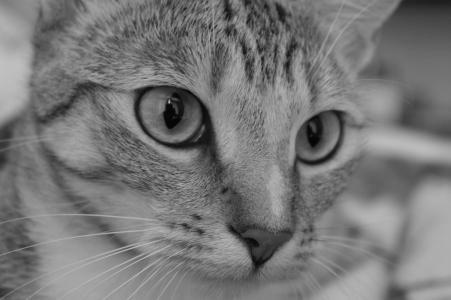
#> input picture lab8/test2.jpg, 451 x 300 px
$ python moom.py
#> lines starting #> are read from the running program, lines starting #| are printed output that depends on the picture
import cv2
import numpy as np

# print("怎么打出箭头符号（↑↓←→↖↗↙↘↕）")
moon = cv2.imread("test2.jpg", 0)
#> moon is the input picture: shape (300, 451); min 0, max 194, mean 119.3
row, column = moon.shape
#> row = 300; column = 451
moon_f = np.copy(moon)
moon_f = moon_f.astype("float")

gradient = np.zeros((row, column))

for x in range(row - 1):
    for y in range(column - 1):
        gx = abs(moon_f[x + 1, y] - moon_f[x, y])
        gy = abs(moon_f[x, y + 1] - moon_f[x, y])
        gradient[x, y] = gx + gy
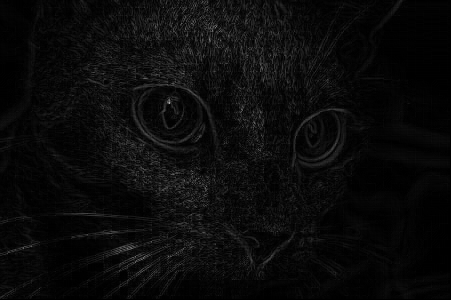
#> gradient: shape (300, 451) float64; min 0, max 166, mean 10.4

sharp = moon_f + gradient
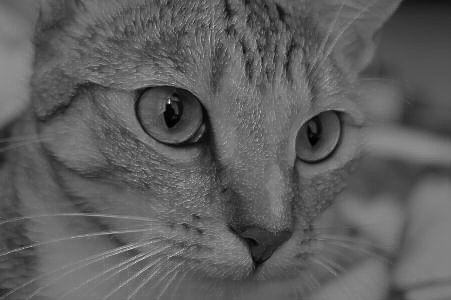
#> sharp: shape (300, 451) float64; min 4, max 342, mean 129.8; drawn with min black and max white
sharp = np.where(sharp < 0, 0, np.where(sharp > 255, 255, sharp))
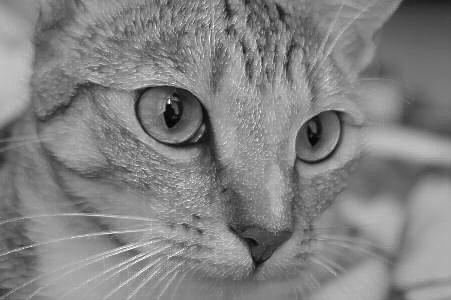
#> sharp: shape (300, 451) float64; min 4, max 255, mean 129.8

gradient = gradient.astype("uint8")
sharp = sharp.astype("uint8")
cv2.imshow("moon", moon)
# cv2.imshow("gradient", gradient)
cv2.imshow("sharp", sharp)
cv2.waitKey()
